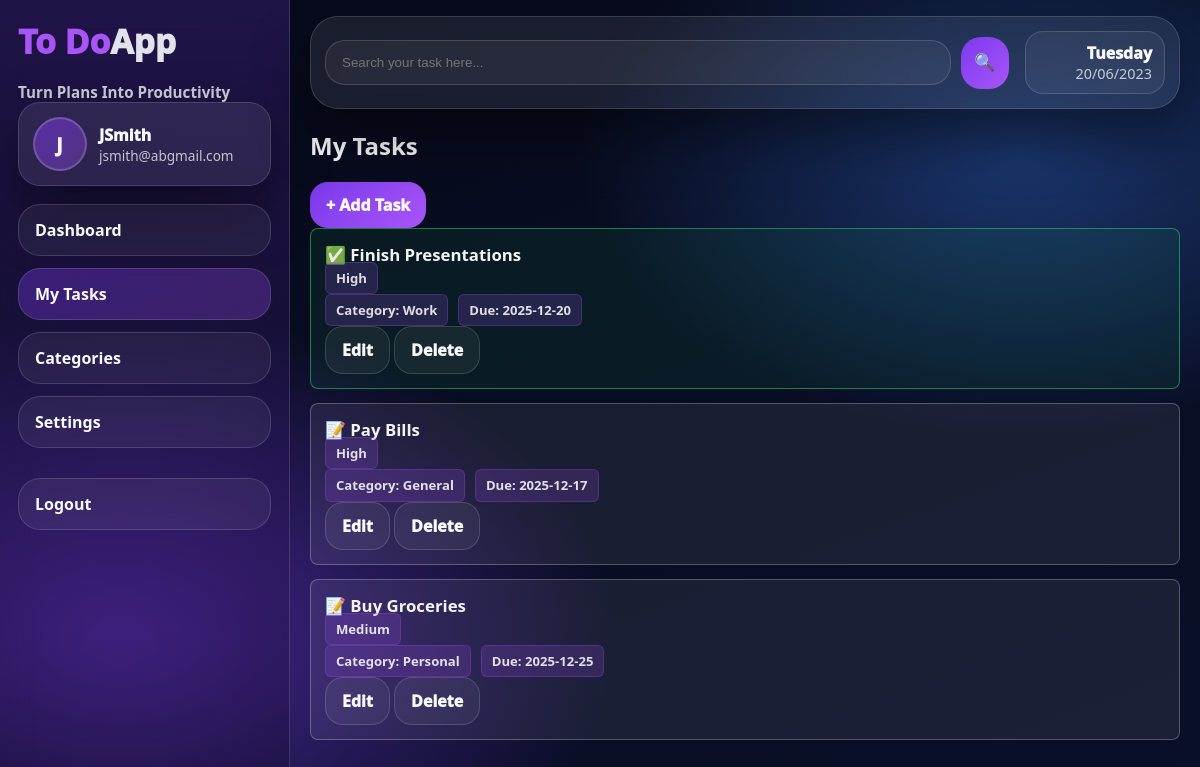
The app's page /todos (signed in) with its own data.
### app.py (models this page shows)
class User(db.Model):
    id = db.Column(db.Integer, primary_key=True)
    name = db.Column(db.String(80), nullable=False)
    email = db.Column(db.String(120), unique=True, nullable=False)
    password_hash = db.Column(db.String(255), nullable=False)
    todos = db.relationship("Todo", backref="user", lazy=True)

class Todo(db.Model):
    id = db.Column(db.Integer, primary_key=True)
    user_id = db.Column(db.Integer, db.ForeignKey("user.id"), nullable=False)
    title = db.Column(db.String(200), nullable=False)
    completed = db.Column(db.Boolean, default=False)
    category = db.Column(db.String(50), default="General")
    priority = db.Column(db.String(10), default="Medium")
    due_date = db.Column(db.Date, nullable=True)
    created_at = db.Column(db.DateTime, default=datetime.utcnow)

### app.py (the view)
@app.route("/todos")
def todos():
    if not logged_in():
        return redirect(url_for("login"))
    user = get_current_user()
    q = (request.args.get("q") or "").strip()
    query = Todo.query.filter_by(user_id=user.id).order_by(Todo.created_at.desc())
    if q:
        query = query.filter(Todo.title.ilike(f"%{q}%"))
    todos = query.all()
    return render_template("todos.html", todos=todos, q=q)

### app.py (called while the page is built)
def get_current_user():
    uid = session.get("user_id")
    if not uid:
        return None
    user = User.query.get(uid)
    if not user:
        session.pop("user_id", None)
        return None
    return user

@app.context_processor
def inject_user():
    return {"user": get_current_user()}

def logged_in():
    return session.get("user_id") is not None

### templates/todos.html (shortened to what this page needs)
{% extends "base.html" %}
{% block content %}
<div class="section-head">
  <h2 class="section-title">My Tasks</h2>
  <a class="btn primary" href="{{ url_for('new_todo') }}">+ Add Task</a>
</div>
<div class="task-grid">
  {% for todo in todos %}
    <div class="task-card {% if todo.completed %}done{% endif %}">
      <div class="task-top">
        <div class="task-title">
          {% if todo.completed %}✅{% else %}📝{% endif %}
          {{ todo.title }}
        </div>
        <span class="pill {{ todo.priority|lower }}">{{ todo.priority }}</span>
      </div>
      <div class="task-meta">
        <span class="pill soft">Category: {{ todo.category }}</span>
        {% if todo.due_date %}
          <span class="pill soft">Due: {{ todo.due_date }}</span>
        {% else %}
          <span class="pill soft">No due date</span>
        {% endif %}
      </div>
      <div class="task-actions">
        <a class="btn" href="{{ url_for('edit_todo', todo_id=todo.id) }}">Edit</a>
        <a class="btn danger" href="{{ url_for('delete_todo', todo_id=todo.id) }}"
           onclick="return confirm('Delete this task?')">Delete</a>
      </div>
    </div>
  {% endfor %}
</div>
{% endblock %}

### templates/base.html (shortened to what this page needs)
<!DOCTYPE html>
<html lang="en">
<head>
  <link rel="stylesheet" href="{{ url_for('static', filename='style.css') }}">
</head>
<body class="{% if session.get('compact') %}compact{% endif %}">
  <div class="layout">
        <aside class="sidebar">
      <div class="sidebar-brand">
        <span class="brand-red">To Do</span><span class="brand-black">App</span>
      </div>
      <div class="app-tagline">Turn Plans Into Productivity</div>
      <div class="profile">
        <div class="avatar">{{ user.name[:1].upper() if user else "G" }}</div>
        <div class="profile-info">
          {% if user %}
            <div class="profile-name">{{ user.name }}</div>
            <div class="profile-email">{{ user.email }}</div>
          {% else %}
            <div class="profile-name">Guest</div>
            <div class="profile-email">Please log in</div>
          {% endif %}
        </div>
      </div>
      <nav class="menu">
        <a class="menu-item {% if request.endpoint=='home' %}active{% endif %}" href="{{ url_for('home') }}">
          Dashboard
        </a>
        {% if user %}
          <a class="menu-item {% if request.endpoint=='todos' %}active{% endif %}" href="{{ url_for('todos') }}">My Tasks</a>
          <a class="menu-item" href="{{ url_for('categories') }}">Categories</a>
          <a class="menu-item" href="{{ url_for('settings') }}">Settings</a>
          <a class="menu-item logout" href="{{ url_for('logout') }}">Logout</a>
        {% else %}
          <a class="menu-item {% if request.endpoint=='login' %}active{% endif %}" href="{{ url_for('login') }}">Login</a>
          <a class="menu-item {% if request.endpoint=='register' %}active{% endif %}" href="{{ url_for('register') }}">Register</a>
        {% endif %}
      </nav>
    </aside>
    <main class="main">
         <header class="topbar">
            <form class="searchbar" method="get" action="{{ url_for('todos') }}">
                <input type="text" name="q" placeholder="Search your task here..." value="{{ request.args.get('q','') }}">
                <button class="searchbtn" type="submit">🔍</button>
            </form>
            <div class="datebox">
                <div class="day">Tuesday</div>
                <div class="date">20/06/2023</div>
            </div>
            </header>
      <section class="content">
        {% block content %}{% endblock %}
      </section>
    </main>
  </div>
</body>
</html>

### records on screen
User: name "J", name "JSmith", email "jsmith@abgmail.com"
Todo: title "Finish Presentations", priority "High", category "Work", due_date "2025-12-20"
Todo: title "Pay Bills", priority "High", category "General", due_date "2025-12-17"
Todo: title "Buy Groceries", priority "Medium", category "Personal", due_date "2025-12-25"
